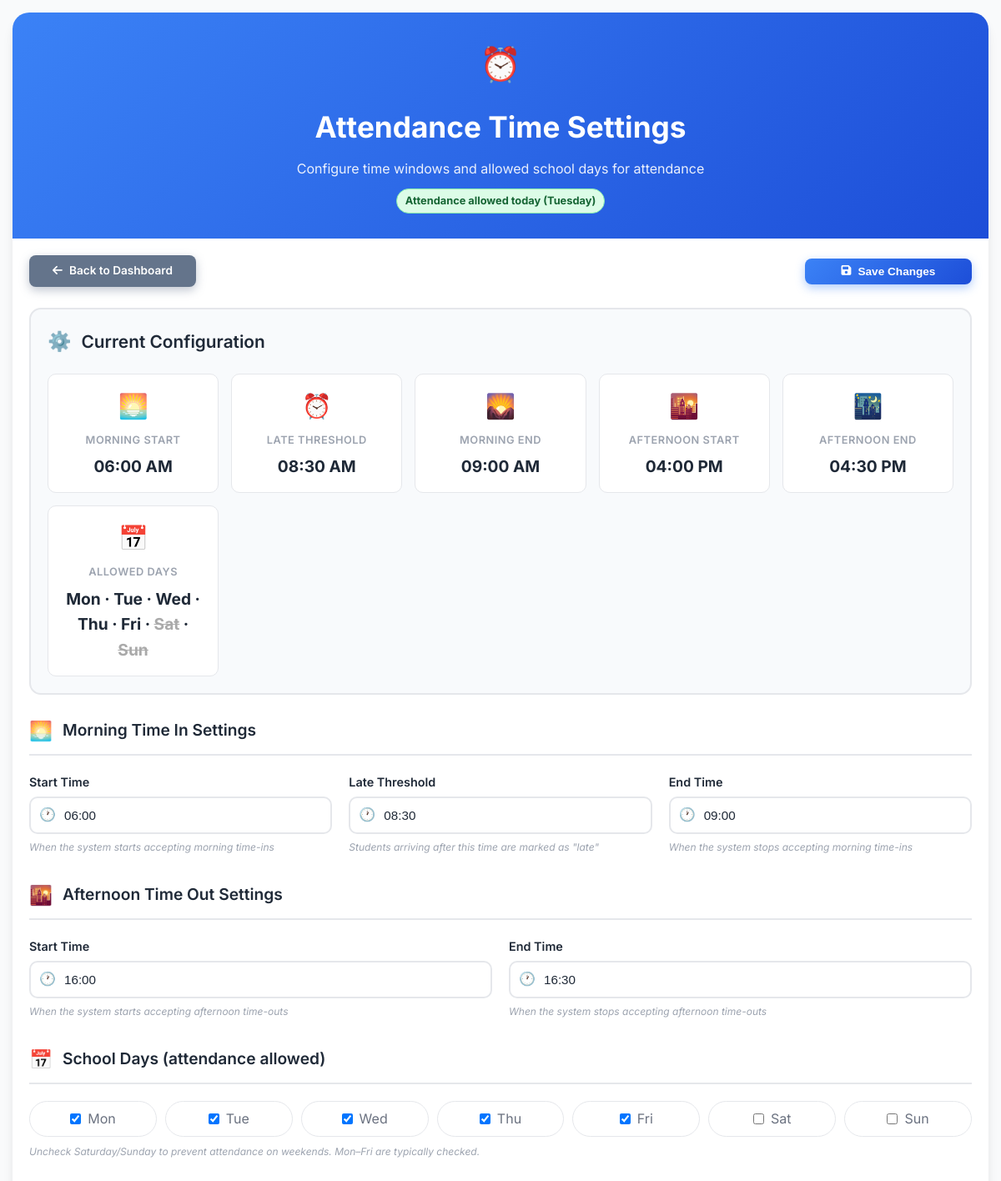
The page /attendance_time.php on the database as committed earlier.
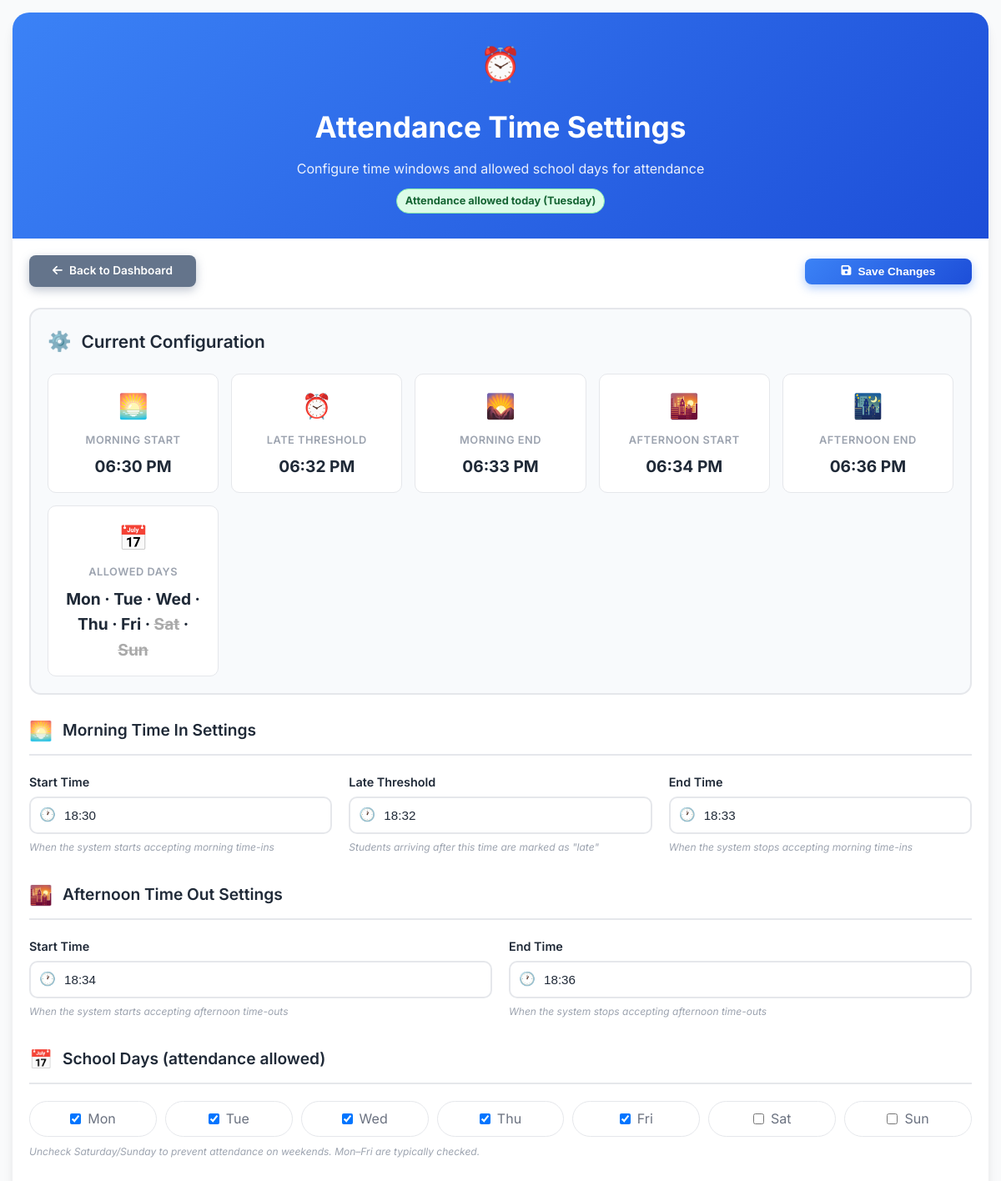
The same page on the database as committed later.
### tables this page shows
CREATE TABLE `time_settings` (
  `id` int(11) NOT NULL,
  `morning_start` time NOT NULL,
  `morning_end` time NOT NULL,
  `morning_late_threshold` time NOT NULL,
  `afternoon_start` time NOT NULL,
  `afternoon_end` time NOT NULL,
  `updated_at` timestamp NOT NULL DEFAULT current_timestamp() ON UPDATE current_timestamp(),
  `allow_mon` tinyint(1) NOT NULL DEFAULT 1,
  `allow_tue` tinyint(1) NOT NULL DEFAULT 1,
  `allow_wed` tinyint(1) NOT NULL DEFAULT 1,
  `allow_thu` tinyint(1) NOT NULL DEFAULT 1,
  `allow_fri` tinyint(1) NOT NULL DEFAULT 1,
  `allow_sat` tinyint(1) NOT NULL DEFAULT 0,
  `allow_sun` tinyint(1) NOT NULL DEFAULT 0
);

### attendance_time.php (the view, shortened to what this page needs)
<?php
$host       = 'localhost';
$db_name    = 'rfid_capstone';
$username   = 'root';
$password   = '';
try {
    $pdo = new PDO("mysql:host=$host;dbname=$db_name;charset=utf8", $username, $password);
    $pdo->setAttribute(PDO::ATTR_ERRMODE, PDO::ERRMODE_EXCEPTION);
    $pdo->setAttribute(PDO::ATTR_DEFAULT_FETCH_MODE, PDO::FETCH_ASSOC);
} catch (PDOException $e) {
    die("Connection failed: " . $e->getMessage());
}
try {
    $pdo->query("SELECT 1 FROM time_settings LIMIT 1");
} catch (PDOException $e) {
    $pdo->exec("
        CREATE TABLE time_settings (
            id INT PRIMARY KEY AUTO_INCREMENT,
            morning_start TIME NOT NULL,
            morning_end TIME NOT NULL,
            morning_late_threshold TIME NOT NULL,
            afternoon_start TIME NOT NULL,
            afternoon_end TIME NOT NULL,
            allow_mon TINYINT(1) NOT NULL DEFAULT 1,
            allow_tue TINYINT(1) NOT NULL DEFAULT 1,
            allow_wed TINYINT(1) NOT NULL DEFAULT 1,
            allow_thu TINYINT(1) NOT NULL DEFAULT 1,
            allow_fri TINYINT(1) NOT NULL DEFAULT 1,
            allow_sat TINYINT(1) NOT NULL DEFAULT 0,
            allow_sun TINYINT(1) NOT NULL DEFAULT 0,
            updated_at TIMESTAMP DEFAULT CURRENT_TIMESTAMP ON UPDATE CURRENT_TIMESTAMP
        )
    ");
    $stmt = $pdo->prepare("
        INSERT INTO time_settings
        (morning_start, morning_end, morning_late_threshold, afternoon_start, afternoon_end,
         allow_mon, allow_tue, allow_wed, allow_thu, allow_fri, allow_sat, allow_sun)
        VALUES (?, ?, ?, ?, ?, 1, 1, 1, 1, 1, 0, 0)
    ");
    $stmt->execute(['06:00:00', '09:00:00', '08:30:00', '16:00:00', '16:30:00']);
}
function getTimeSettings(PDO $pdo) {
    $defaultSettings = [
        'id' => 1,
        'morning_start' => '06:00:00',
        'morning_end' => '09:00:00',
        'morning_late_threshold' => '08:30:00',
        'afternoon_start' => '16:00:00',
        'afternoon_end' => '16:30:00',
        'allow_mon' => 1,
        'allow_tue' => 1,
        'allow_wed' => 1,
        'allow_thu' => 1,
        'allow_fri' => 1,
        'allow_sat' => 0,
        'allow_sun' => 0,
        'updated_at' => date('Y-m-d H:i:s')
    ];
    $stmt = $pdo->query("SELECT * FROM time_settings WHERE id = 1");
    $row = $stmt->fetch();
    if (!$row) {
        $stmt = $pdo->query("SELECT * FROM time_settings ORDER BY id ASC LIMIT 1");
        $row = $stmt->fetch();
    }
    if (!$row) {
        return $defaultSettings;
    }
    return $row;
}
$time_settings = getTimeSettings($pdo);
function isAttendanceAllowedToday(array $settings): bool {
    $dow = (int)date('N');
    $map = [
        1 => 'allow_mon', 2 => 'allow_tue', 3 => 'allow_wed', 4 => 'allow_thu',
        5 => 'allow_fri', 6 => 'allow_sat', 7 => 'allow_sun'
    ];
    $col = $map[$dow];
    return !empty($settings[$col]);
}
?>
<!DOCTYPE html>
<html lang="en">
<head>
<link href="https://cdnjs.cloudflare.com/ajax/libs/font-awesome/6.0.0/css/all.min.css" rel="stylesheet">
</head>
<body>
    <div class="container">
        <div class="header">
            <div class="icon">⏰</div>
            <h1>Attendance Time Settings</h1>
            <div class="subtitle">Configure time windows and allowed school days for attendance</div>
            <div style="margin-top:10px;">
                <?php
                    $todayName = date('l');
                    $allowed = isAttendanceAllowedToday($time_settings);
                    $chipClass = $allowed ? 'status-on' : 'status-off';
                    $chipText = $allowed ? 'Attendance allowed today' : 'Attendance disabled today';
                    echo "<span class='status-chip $chipClass'>$chipText ($todayName)</span>";
                ?>
            </div>
        </div>
        <div class="content">
            <div class="action-bar">
                <a href="admin_dashboard.php" class="btn btn-back">
                    <i class="fas fa-arrow-left"></i> Back to Dashboard
                </a>
                <button type="submit" form="settingsForm" name="update_settings" class="btn btn-primary" id="saveBtnTop">
                    <i class="fas fa-save"></i> Save Changes
                </button>
            </div>
            <div class="current-settings">
                <h3>Current Configuration</h3>
                <div class="settings-grid">
                    <div class="setting-card">
                        <div class="setting-icon">🌅</div>
                        <div class="setting-label">Morning Start</div>
                        <div class="setting-value"><?php echo date('h:i A', strtotime($time_settings['morning_start'])); ?></div>
                    </div>
                    <div class="setting-card">
                        <div class="setting-icon">⏰</div>
                        <div class="setting-label">Late Threshold</div>
                        <div class="setting-value"><?php echo date('h:i A', strtotime($time_settings['morning_late_threshold'])); ?></div>
                    </div>
                    <div class="setting-card">
                        <div class="setting-icon">🌄</div>
                        <div class="setting-label">Morning End</div>
                        <div class="setting-value"><?php echo date('h:i A', strtotime($time_settings['morning_end'])); ?></div>
                    </div>
                    <div class="setting-card">
                        <div class="setting-icon">🌇</div>
                        <div class="setting-label">Afternoon Start</div>
                        <div class="setting-value"><?php echo date('h:i A', strtotime($time_settings['afternoon_start'])); ?></div>
                    </div>
                    <div class="setting-card">
                        <div class="setting-icon">🌃</div>
                        <div class="setting-label">Afternoon End</div>
                        <div class="setting-value"><?php echo date('h:i A', strtotime($time_settings['afternoon_end'])); ?></div>
                    </div>
                    <div class="setting-card">
                        <div class="setting-icon">📅</div>
                        <div class="setting-label">Allowed Days</div>
                        <div class="setting-value">
                            <?php
                                $days = ['Mon'=>'allow_mon','Tue'=>'allow_tue','Wed'=>'allow_wed','Thu'=>'allow_thu','Fri'=>'allow_fri','Sat'=>'allow_sat','Sun'=>'allow_sun'];
                                $out = [];
                                foreach ($days as $label=>$col) {
                                    $out[] = $time_settings[$col] ? $label : "<span style='color:#aaa;text-decoration:line-through'>$label</span>";
                                }
                                echo implode(' · ', $out);
                            ?>
                        </div>
                    </div>
                </div>
            </div>
            <form action="" method="post" id="settingsForm">
                <div class="form-section">
                    <div class="section-header">
                        <div class="section-icon">🌅</div>
                        <div class="section-title">Morning Time In Settings</div>
                    </div>
                    <div class="form-grid">
                        <div class="form-group">
                            <label for="morning_start">Start Time</label>
                            <div class="input-wrapper">
                                <input type="text" id="morning_start" name="morning_start" placeholder="06:00" value="<?php echo substr($time_settings['morning_start'], 0, 5); ?>" required>
                            </div>
                            <div class="help-text">When the system starts accepting morning time-ins</div>
                        </div>
                        <div class="form-group">
                            <label for="morning_late_threshold">Late Threshold</label>
                            <div class="input-wrapper">
                                <input type="text" id="morning_late_threshold" name="morning_late_threshold" placeholder="08:30" value="<?php echo substr($time_settings['morning_late_threshold'], 0, 5); ?>" required>
                            </div>
                            <div class="help-text">Students arriving after this time are marked as "late"</div>
                        </div>
                        <div class="form-group">
                            <label for="morning_end">End Time</label>
                            <div class="input-wrapper">
                                <input type="text" id="morning_end" name="morning_end" placeholder="09:00" value="<?php echo substr($time_settings['morning_end'], 0, 5); ?>" required>
                            </div>
                            <div class="help-text">When the system stops accepting morning time-ins</div>
                        </div>
                    </div>
                </div>
                <div class="form-section">
                    <div class="section-header">
                        <div class="section-icon">🌇</div>
                        <div class="section-title">Afternoon Time Out Settings</div>
                    </div>
                    <div class="form-grid">
                        <div class="form-group">
                            <label for="afternoon_start">Start Time</label>
                            <div class="input-wrapper">
                                <input type="text" id="afternoon_start" name="afternoon_start" placeholder="16:00" value="<?php echo substr($time_settings['afternoon_start'], 0, 5); ?>" required>
                            </div>
                            <div class="help-text">When the system starts accepting afternoon time-outs</div>
                        </div>
                        <div class="form-group">
                            <label for="afternoon_end">End Time</label>
                            <div class="input-wrapper">
                                <input type="text" id="afternoon_end" name="afternoon_end" placeholder="16:30" value="<?php echo substr($time_settings['afternoon_end'], 0, 5); ?>" required>
                            </div>
                            <div class="help-text">When the system stops accepting afternoon time-outs</div>
                        </div>
                    </div>
                </div>
                <div class="form-section">
                    <div class="section-header">
                        <div class="section-icon">📅</div>
                        <div class="section-title">School Days (attendance allowed)</div>
                    </div>
                    <div class="days-grid">
                        <?php
                        $dayFields = [
                            'Mon' => 'allow_mon', 'Tue' => 'allow_tue', 'Wed' => 'allow_wed',
                            'Thu' => 'allow_thu', 'Fri' => 'allow_fri', 'Sat' => 'allow_sat', 'Sun' => 'allow_sun'
                        ];
                        foreach ($dayFields as $label => $name): ?>
                            <label class="day-pill">
                                <input type="checkbox" name="<?= $name ?>" <?= !empty($time_settings[$name]) ? 'checked' : '' ?>>
                                <span><?= $label ?></span>
                            </label>
                        <?php endforeach; ?>
                    </div>
                    <div class="help-text" style="margin-top:8px;">
                        Uncheck Saturday/Sunday to prevent attendance on weekends. Mon–Fri are typically checked.
                    </div>
                </div>
            </form>
        </div>
    </div>
</body>
</html>

### attendance_time.php (style rules this page uses)
:root { --primary-blue:#3b82f6; --light-blue:#dbeafe; --dark-blue:#1d4ed8; --text-dark:#1f2937; --text-medium:#6b7280; --text-light:#9ca3af; --success-green:#10b981; --error-red:#ef4444; --warning-orange:#f59e0b; --border-color:#e5e7eb; --box-shadow:0 10px 15px -3px rgba(0,0,0,.1),0 4px 6px -2px rgba(0,0,0,.05); --container-bg:#fff; --background:#f9fafb; --input-bg:#fff; --card-bg:#f8fafc; }
* { margin:0;padding:0;box-sizing:border-box }
body { font-family:'Inter',system-ui,Arial,sans-serif;background:var(--background);color:var(--text-medium);line-height:1.6;min-height:100vh;padding:15px }
.container { max-width:1200px;margin:0 auto;background:var(--container-bg);border-radius:20px;box-shadow:var(--box-shadow);overflow:hidden }
.header { background:linear-gradient(135deg,var(--primary-blue),var(--dark-blue));color:#fff;padding:30px 20px;text-align:center;position:relative }
.header h1 { font-size:2.2em;font-weight:700;margin-bottom:10px;position:relative;z-index:1 }
.header .subtitle { font-size:1em;opacity:.9;position:relative;z-index:1 }
.header .icon { font-size:2.5em;margin-bottom:15px;display:block;position:relative;z-index:1 }
.content { padding:20px }
.current-settings { background:var(--card-bg);border-radius:14px;padding:20px;margin-bottom:25px;border:2px solid var(--border-color) }
.current-settings h3 { color:var(--text-dark);font-size:1.3em;font-weight:600;margin-bottom:20px;display:flex;align-items:center }
.current-settings h3::before { content:"⚙️";margin-right:12px;font-size:1.1em }
.settings-grid { display:grid;grid-template-columns:repeat(auto-fit,minmax(180px,1fr));gap:15px }
.setting-card { background:#fff;padding:15px;border-radius:10px;border:1px solid var(--border-color);text-align:center }
.setting-icon { font-size:1.8em;margin-bottom:8px;color:var(--primary-blue) }
.setting-label { font-size:.8em;color:var(--text-light);margin-bottom:6px;text-transform:uppercase;letter-spacing:.5px;font-weight:600 }
.setting-value { font-size:1.2em;color:var(--text-dark);font-weight:700 }
.form-section { margin-bottom:30px }
.section-header { display:flex;align-items:center;margin-bottom:20px;padding-bottom:10px;border-bottom:2px solid var(--border-color) }
.section-icon { font-size:1.4em;margin-right:12px;color:var(--primary-blue) }
.section-title { color:var(--text-dark);font-size:1.2em;font-weight:600 }
.form-grid { display:grid;grid-template-columns:repeat(auto-fit,minmax(250px,1fr));gap:20px }
.form-group { position:relative }
.form-group label { display:block;margin-bottom:6px;font-weight:600;color:var(--text-dark);font-size:.9em }
.input-wrapper { position:relative }
.input-wrapper::before { content:"🕐";position:absolute;left:12px;top:50%;transform:translateY(-50%);color:var(--text-light);z-index:1 }
.form-group input { width:100%;padding:12px 12px 12px 40px;border:2px solid var(--border-color);border-radius:10px;background:var(--input-bg);font-size:.95em;font-weight:500;color:var(--text-dark) }
.help-text { color:var(--text-light);font-size:.75em;margin-top:6px;font-style:italic }
.btn { padding: 8px 16px; border-radius: 8px; font-size: 0.85em; font-weight:600; cursor:pointer; transition:all .3s; border:none; text-decoration:none; display:inline-flex; align-items:center; justify-content:center; }
.btn i { margin-right:8px }
.btn-primary { background:linear-gradient(135deg,var(--primary-blue),var(--dark-blue)); color:#fff; box-shadow:0 4px 12px rgba(59,130,246,.4) }
.btn-back { background: #64748b; color: #fff; box-shadow: 0 4px 12px rgba(100, 116, 139, 0.4); }
.action-bar { display: flex; justify-content: space-between; align-items: center; gap: 10px; margin-bottom: 25px; }
.action-bar .btn { width: 200px; }
.days-grid { display:grid;grid-template-columns:repeat(7,minmax(90px,1fr));gap:10px }
.day-pill { display:flex;align-items:center;gap:8px;background:#fff;border:1px solid var(--border-color);border-radius:999px;padding:8px 12px;justify-content:center }
.status-chip { display:inline-block;padding:4px 10px;border-radius:999px;font-size:.8em;font-weight:700 }
.status-on { background:#dcfce7;color:#166534;border:1px solid #86efac }

Rows that differ between the two databases and show on the page:
added time_settings: morning_start "06:30 PM", morning_late_threshold "06:32 PM", morning_end "06:33 PM", afternoon_start "06:34 PM", afternoon_end "06:36 PM", morning_start "18:30", morning_late_threshold "18:32", morning_end "18:33", afternoon_start "18:34", afternoon_end "18:36"
Other text that changed with them:
date('h:i A', strtotime($time_settings['morning_start'])): "06:00 AM" → (not shown)
date('h:i A', strtotime($time_settings['morning_late_threshold'])): "08:30 AM" → (not shown)
date('h:i A', strtotime($time_settings['morning_end'])): "09:00 AM" → (not shown)
date('h:i A', strtotime($time_settings['afternoon_start'])): "04:00 PM" → (not shown)
date('h:i A', strtotime($time_settings['afternoon_end'])): "04:30 PM" → (not shown)
form field morning_start: "06:00" → (not shown)
form field morning_late_threshold: "08:30" → (not shown)
form field morning_end: "09:00" → (not shown)
form field afternoon_start: "16:00" → (not shown)
form field afternoon_end: "16:30" → (not shown)
